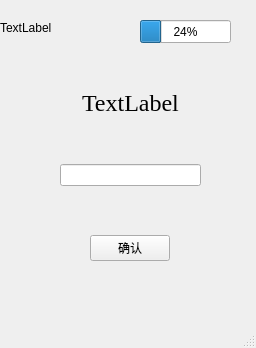
<?xml version="1.0" encoding="UTF-8"?>
<ui version="4.0">
 <class>Gaming</class>
 <widget class="QMainWindow" name="Gaming">
  <property name="geometry">
   <rect>
    <x>0</x>
    <y>0</y>
    <width>256</width>
    <height>348</height>
   </rect>
  </property>
  <property name="windowTitle">
   <string>单词消除小游戏</string>
  </property>
  <property name="autoFillBackground">
   <bool>true</bool>
  </property>
  <widget class="QWidget" name="centralwidget">
   <widget class="QProgressBar" name="rest_time_progressBar">
    <property name="geometry">
     <rect>
      <x>140</x>
      <y>20</y>
      <width>91</width>
      <height>23</height>
     </rect>
    </property>
    <property name="value">
     <number>24</number>
    </property>
   </widget>
   <widget class="QLabel" name="current_level_label">
    <property name="geometry">
     <rect>
      <x>10</x>
      <y>20</y>
      <width>111</width>
      <height>16</height>
     </rect>
    </property>
    <property name="autoFillBackground">
     <bool>true</bool>
    </property>
    <property name="text">
     <string>TextLabel</string>
    </property>
   </widget>
   <widget class="QLabel" name="current_round_label">
    <property name="geometry">
     <rect>
      <x>0</x>
      <y>20</y>
      <width>121</width>
      <height>16</height>
     </rect>
    </property>
    <property name="autoFillBackground">
     <bool>true</bool>
    </property>
    <property name="text">
     <string>TextLabel</string>
    </property>
   </widget>
   <widget class="QWidget" name="widget" native="true">
    <property name="geometry">
     <rect>
      <x>60</x>
      <y>70</y>
      <width>141</width>
      <height>211</height>
     </rect>
    </property>
    <layout class="QVBoxLayout" name="verticalLayout">
     <item>
      <widget class="QWidget" name="widget_3" native="true">
       <layout class="QHBoxLayout" name="horizontalLayout_2">
        <item>
         <spacer name="horizontalSpacer">
          <property name="orientation">
           <enum>Qt::Horizontal</enum>
          </property>
          <property name="sizeHint" stdset="0">
           <size>
            <width>40</width>
            <height>20</height>
           </size>
          </property>
         </spacer>
        </item>
        <item>
         <widget class="QLabel" name="show_word_label">
          <property name="font">
           <font>
            <family>Times New Roman</family>
            <pointsize>18</pointsize>
           </font>
          </property>
          <property name="autoFillBackground">
           <bool>true</bool>
          </property>
          <property name="text">
           <string>TextLabel</string>
          </property>
         </widget>
        </item>
        <item>
         <spacer name="horizontalSpacer_2">
          <property name="orientation">
           <enum>Qt::Horizontal</enum>
          </property>
          <property name="sizeHint" stdset="0">
           <size>
            <width>40</width>
            <height>20</height>
           </size>
          </property>
         </spacer>
        </item>
       </layout>
      </widget>
     </item>
     <item>
      <widget class="QWidget" name="widget_2" native="true">
       <layout class="QHBoxLayout" name="horizontalLayout">
        <property name="leftMargin">
         <number>0</number>
        </property>
        <property name="topMargin">
         <number>0</number>
        </property>
        <property name="rightMargin">
         <number>0</number>
        </property>
        <property name="bottomMargin">
         <number>0</number>
        </property>
        <item>
         <widget class="QLineEdit" name="input_word_lineEdit"/>
        </item>
       </layout>
      </widget>
     </item>
     <item>
      <widget class="QWidget" name="widget_4" native="true">
       <layout class="QHBoxLayout" name="horizontalLayout_3">
        <property name="leftMargin">
         <number>0</number>
        </property>
        <property name="topMargin">
         <number>0</number>
        </property>
        <property name="rightMargin">
         <number>0</number>
        </property>
        <property name="bottomMargin">
         <number>0</number>
        </property>
        <item>
         <spacer name="horizontalSpacer_3">
          <property name="orientation">
           <enum>Qt::Horizontal</enum>
          </property>
          <property name="sizeHint" stdset="0">
           <size>
            <width>40</width>
            <height>20</height>
           </size>
          </property>
         </spacer>
        </item>
        <item>
         <widget class="QPushButton" name="confirm_pushButton">
          <property name="autoFillBackground">
           <bool>false</bool>
          </property>
          <property name="text">
           <string>确认</string>
          </property>
         </widget>
        </item>
        <item>
         <spacer name="horizontalSpacer_4">
          <property name="orientation">
           <enum>Qt::Horizontal</enum>
          </property>
          <property name="sizeHint" stdset="0">
           <size>
            <width>40</width>
            <height>20</height>
           </size>
          </property>
         </spacer>
        </item>
       </layout>
      </widget>
     </item>
    </layout>
   </widget>
  </widget>
  <widget class="QMenuBar" name="menubar">
   <property name="geometry">
    <rect>
     <x>0</x>
     <y>0</y>
     <width>256</width>
     <height>21</height>
    </rect>
   </property>
  </widget>
  <widget class="QStatusBar" name="statusbar"/>
 </widget>
 <resources/>
 <connections/>
</ui>
